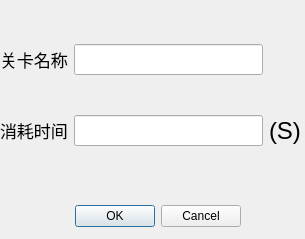
<?xml version="1.0" encoding="UTF-8"?>
<ui version="4.0">
 <class>timeRecordDlg</class>
 <widget class="QDialog" name="timeRecordDlg">
  <property name="geometry">
   <rect>
    <x>0</x>
    <y>0</y>
    <width>305</width>
    <height>239</height>
   </rect>
  </property>
  <property name="windowTitle">
   <string>记录时间</string>
  </property>
  <widget class="QDialogButtonBox" name="buttonBox">
   <property name="geometry">
    <rect>
     <x>50</x>
     <y>200</y>
     <width>191</width>
     <height>32</height>
    </rect>
   </property>
   <property name="orientation">
    <enum>Qt::Horizontal</enum>
   </property>
   <property name="standardButtons">
    <set>QDialogButtonBox::Cancel|QDialogButtonBox::Ok</set>
   </property>
  </widget>
  <widget class="QWidget" name="gridLayoutWidget">
   <property name="geometry">
    <rect>
     <x>0</x>
     <y>10</y>
     <width>301</width>
     <height>171</height>
    </rect>
   </property>
   <layout class="QGridLayout" name="gridLayout">
    <item row="1" column="0">
     <widget class="QLabel" name="label_2">
      <property name="font">
       <font>
        <family>楷体</family>
        <pointsize>13</pointsize>
       </font>
      </property>
      <property name="text">
       <string>消耗时间</string>
      </property>
     </widget>
    </item>
    <item row="1" column="2">
     <widget class="QLineEdit" name="costTime">
      <property name="font">
       <font>
        <family>Arial</family>
        <pointsize>14</pointsize>
       </font>
      </property>
     </widget>
    </item>
    <item row="1" column="3">
     <widget class="QLabel" name="label_3">
      <property name="font">
       <font>
        <family>Arial</family>
        <pointsize>18</pointsize>
       </font>
      </property>
      <property name="text">
       <string>(S)</string>
      </property>
     </widget>
    </item>
    <item row="0" column="0">
     <widget class="QLabel" name="label">
      <property name="font">
       <font>
        <family>楷体</family>
        <pointsize>13</pointsize>
       </font>
      </property>
      <property name="text">
       <string>关卡名称</string>
      </property>
     </widget>
    </item>
    <item row="0" column="2">
     <widget class="QLineEdit" name="levelName">
      <property name="font">
       <font>
        <family>Arial</family>
        <pointsize>14</pointsize>
       </font>
      </property>
     </widget>
    </item>
   </layout>
  </widget>
 </widget>
 <resources/>
 <connections>
  <connection>
   <sender>buttonBox</sender>
   <signal>accepted()</signal>
   <receiver>timeRecordDlg</receiver>
   <slot>accept()</slot>
   <hints>
    <hint type="sourcelabel">
     <x>248</x>
     <y>254</y>
    </hint>
    <hint type="destinationlabel">
     <x>157</x>
     <y>274</y>
    </hint>
   </hints>
  </connection>
  <connection>
   <sender>buttonBox</sender>
   <signal>rejected()</signal>
   <receiver>timeRecordDlg</receiver>
   <slot>reject()</slot>
   <hints>
    <hint type="sourcelabel">
     <x>316</x>
     <y>260</y>
    </hint>
    <hint type="destinationlabel">
     <x>286</x>
     <y>274</y>
    </hint>
   </hints>
  </connection>
 </connections>
</ui>
